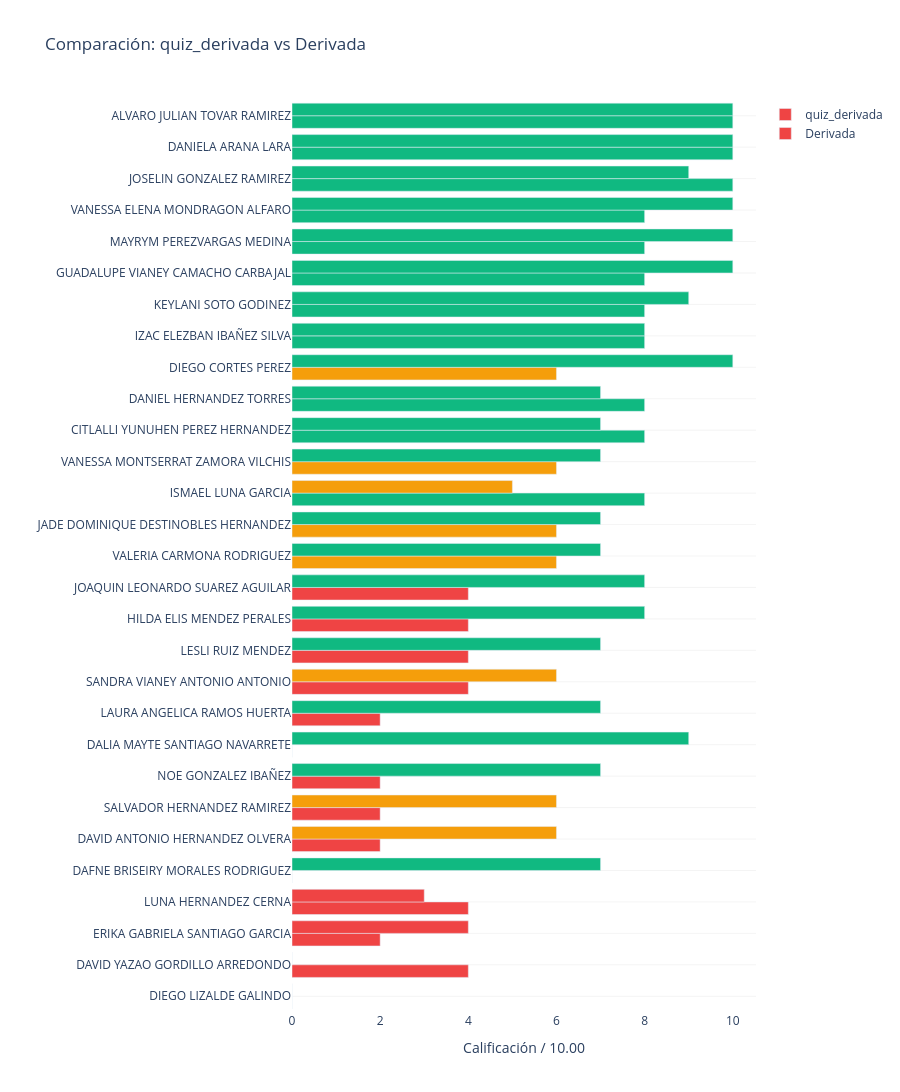

Notebook source saved alongside this figure:
### Code cell
df_3 = df_final.copy()
df_3['suma_temporal'] = df_3['quiz_derivada'] + df_3['Derivada']
df_3 = df_3.sort_values(by='suma_temporal', ascending=True)

colores_quiz = df_3['quiz_derivada'].apply(lambda x: clasificar_alumno(x)[1])
colores_derivada = df_3['Derivada'].apply(lambda x: clasificar_alumno(x)[1])
<z
fig4 = go.Figure()

fig4.add_trace(go.Bar(
    x=df_3['quiz_derivada'],
    y=df_3['Nombre Completo'],
    name='quiz_derivada',
    orientation='h',
    marker_color=colores_quiz
))

fig4.add_trace(go.Bar(
    x=df_3['Derivada'],
    y=df_3['Nombre Completo'],
    name='Derivada',
    orientation='h',
    marker_color=colores_derivada
))

fig4.update_layout(
    title='Comparación: quiz_derivada vs Derivada',
    xaxis_title='Calificación / 10.00',
    yaxis_title='',
    barmode='group',
    height=1200,
    plot_bgcolor='white',
    yaxis=dict(gridcolor='rgba(200, 200, 200, 0.2)')
)

fig4.show()

### Figure 1 — Plotly figure (JSON) as saved in the notebook; plotly's stock layout.template omitted (floating-point values rounded to 4 significant figures)
{"data": [{"marker": {"color": ["#ef4444", "#ef4444", "#ef4444", "#ef4444", "#ef4444", "#ef4444", "#ef4444", "#ef4444", "#ef4444", "#ef4444", "#ef4444", "#ef4444", "#ef4444", "#ef4444", "#f59e0b", "#f59e0b", "#10b981", "#f59e0b", "#10b981", "#10b981", "#f59e0b", "#10b981", "#10b981", "#10b981", "#10b981", "#10b981", "#10b981", "#10b981", "#10b981"]}, "name": "quiz_derivada", "orientation": "h", "type": "bar", "x": [0.0, 4.0, 2.0, 4.0, 0.0, 2.0, 2.0, 2.0, 0.0, 2.0, 4.0, 4.0, 4.0, 4.0, 6.0, 6.0, 8.0, 6.0, 8.0, 8.0, 6.0, 8.0, 8.0, 8.0, 8.0, 8.0, 10.0, 10.0, 10.0], "y": ["DIEGO LIZALDE GALINDO", "DAVID YAZAO GORDILLO ARREDONDO", "ERIKA GABRIELA SANTIAGO GARCIA", "LUNA HERNANDEZ CERNA", "DAFNE BRISEIRY MORALES RODRIGUEZ", "DAVID ANTONIO HERNANDEZ OLVERA", "SALVADOR HERNANDEZ RAMIREZ", "NOE GONZALEZ IBAÑEZ", "DALIA MAYTE SANTIAGO NAVARRETE", "LAURA ANGELICA RAMOS HUERTA", "SANDRA VIANEY ANTONIO ANTONIO", "LESLI RUIZ MENDEZ", "HILDA ELIS MENDEZ PERALES", "JOAQUIN LEONARDO SUAREZ AGUILAR", "VALERIA CARMONA RODRIGUEZ", "JADE DOMINIQUE DESTINOBLES HERNANDEZ", "ISMAEL LUNA GARCIA", "VANESSA MONTSERRAT ZAMORA VILCHIS", "CITLALLI YUNUHEN PEREZ HERNANDEZ", "DANIEL HERNANDEZ TORRES", "DIEGO CORTES PEREZ", "IZAC ELEZBAN IBAÑEZ SILVA", "KEYLANI SOTO GODINEZ", "GUADALUPE VIANEY CAMACHO CARBAJAL", "MAYRYM PEREZVARGAS MEDINA", "VANESSA ELENA MONDRAGON ALFARO", "JOSELIN GONZALEZ RAMIREZ", "DANIELA ARANA LARA", "ALVARO JULIAN TOVAR RAMIREZ"]}, {"marker": {"color": ["#ef4444", "#ef4444", "#ef4444", "#ef4444", "#10b981", "#f59e0b", "#f59e0b", "#10b981", "#10b981", "#10b981", "#f59e0b", "#10b981", "#10b981", "#10b981", "#10b981", "#10b981", "#f59e0b", "#10b981", "#10b981", "#10b981", "#10b981", "#10b981", "#10b981", "#10b981", "#10b981", "#10b981", "#10b981", "#10b981", "#10b981"]}, "name": "Derivada", "orientation": "h", "type": "bar", "x": [0.0, 0.0, 4.0, 3.0, 7.0, 6.0, 6.0, 7.0, 9.0, 7.0, 6.0, 7.0, 8.0, 8.0, 7.0, 7.0, 5.0, 7.0, 7.0, 7.0, 10.0, 8.0, 9.0, 10.0, 10.0, 10.0, 9.0, 10.0, 10.0], "y": ["DIEGO LIZALDE GALINDO", "DAVID YAZAO GORDILLO ARREDONDO", "ERIKA GABRIELA SANTIAGO GARCIA", "LUNA HERNANDEZ CERNA", "DAFNE BRISEIRY MORALES RODRIGUEZ", "DAVID ANTONIO HERNANDEZ OLVERA", "SALVADOR HERNANDEZ RAMIREZ", "NOE GONZALEZ IBAÑEZ", "DALIA MAYTE SANTIAGO NAVARRETE", "LAURA ANGELICA RAMOS HUERTA", "SANDRA VIANEY ANTONIO ANTONIO", "LESLI RUIZ MENDEZ", "HILDA ELIS MENDEZ PERALES", "JOAQUIN LEONARDO SUAREZ AGUILAR", "VALERIA CARMONA RODRIGUEZ", "JADE DOMINIQUE DESTINOBLES HERNANDEZ", "ISMAEL LUNA GARCIA", "VANESSA MONTSERRAT ZAMORA VILCHIS", "CITLALLI YUNUHEN PEREZ HERNANDEZ", "DANIEL HERNANDEZ TORRES", "DIEGO CORTES PEREZ", "IZAC ELEZBAN IBAÑEZ SILVA", "KEYLANI SOTO GODINEZ", "GUADALUPE VIANEY CAMACHO CARBAJAL", "MAYRYM PEREZVARGAS MEDINA", "VANESSA ELENA MONDRAGON ALFARO", "JOSELIN GONZALEZ RAMIREZ", "DANIELA ARANA LARA", "ALVARO JULIAN TOVAR RAMIREZ"]}], "layout": {"barmode": "group", "height": 1200, "plot_bgcolor": "white", "title": {"text": "Comparación: quiz_derivada vs Derivada"}, "xaxis": {"title": {"text": "Calificación / 10.00"}}, "yaxis": {"gridcolor": "rgba(200, 200, 200, 0.2)", "title": {"text": ""}}}}
